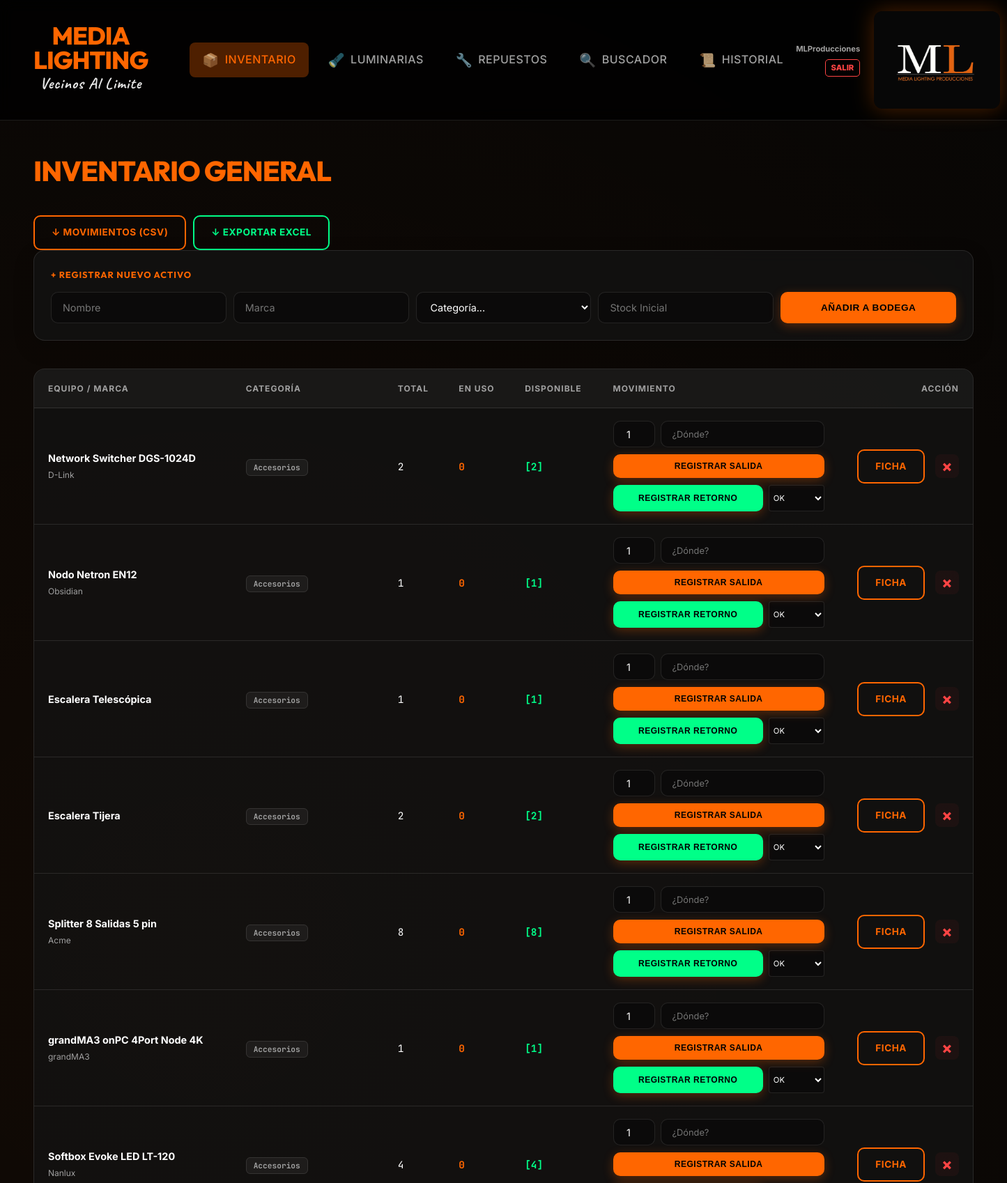
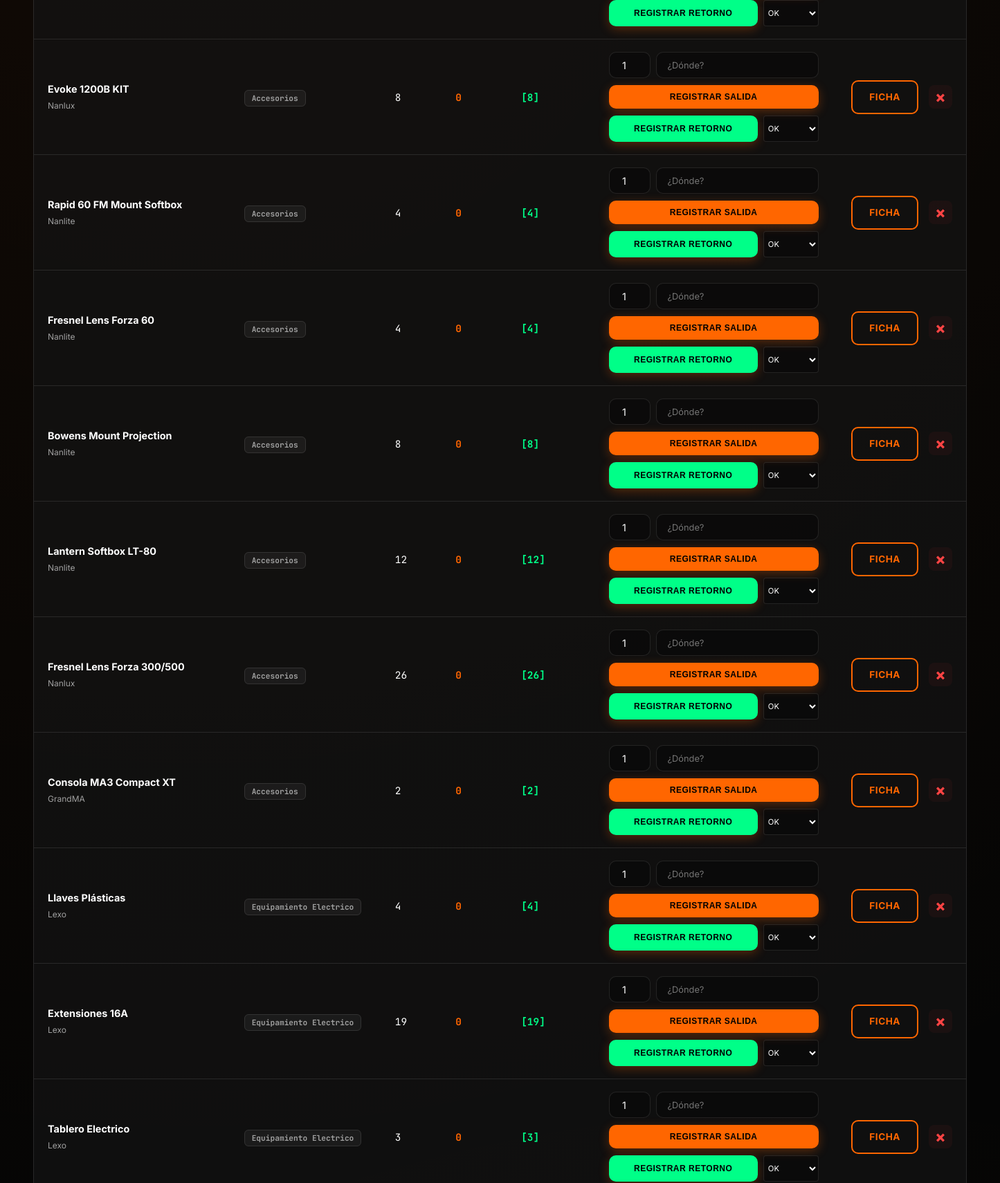
The app's page /inventario (signed in, upper part) with its own data (2 pictures, top to bottom).
### app.py (models this page shows)
class Equipo(db.Model):
    id = db.Column(db.Integer, primary_key=True)
    nombre = db.Column(db.String(100), nullable=False)
    categoria = db.Column(db.String(50), nullable=False)
    marca = db.Column(db.String(50))
    cantidad_total = db.Column(db.Integer, default=1)
    cantidad_en_uso = db.Column(db.Integer, default=0)
    fecha_ingreso = db.Column(db.String(10))
    observaciones = db.Column(db.Text, default="")
    danado = db.Column(db.Boolean, default=False) # Nuevo: Indicar si el equipo está dañado
    manual_filename = db.Column(db.String(200))
    gestion_individual = db.Column(db.Boolean, default=False) # True para equipos que se gestionan individualmente (ej: Luminarias)
    movimientos = db.relationship('Historial', backref='equipo', cascade="all, delete-orphan")
    documentos = db.relationship('Documento', backref='equipo', cascade="all, delete-orphan")
    compatibles = db.relationship(
        'Equipo',
        secondary='compatibilidad',
        primaryjoin='Equipo.id==compatibilidad.c.equipo_id',
        secondaryjoin='Equipo.id==compatibilidad.c.compatible_id',
        backref='es_compatible_con'
    )

### app.py (the view)
@app.route('/inventario')
@login_required
def index():
    equipos = Equipo.query.filter(Equipo.categoria != 'Luminarias').order_by(Equipo.id.desc()).all()
    ubicaciones = db.session.query(Historial.usuario).distinct().all()
    ubicaciones = sorted([u[0] for u in ubicaciones if u[0]])
    return render_template('index.html', equipos=equipos, categorias=CATEGORIAS, ubicaciones=ubicaciones)

### app.py (called while the page is built)
def login_required(f):
    @wraps(f)
    def decorated_function(*args, **kwargs):
        if 'user_id' not in session:
            flash("Por favor, inicia sesión para acceder.", "warning")
            return redirect(url_for('login'))
        return f(*args, **kwargs)
    return decorated_function

### templates/index.html (shortened to what this page needs)
{% extends "base.html" %}
{% block content %}
<div class="header-actions">
    <h1>INVENTARIO GENERAL</h1>
    <div style="display:flex; gap:10px;">
        <a href="/exportar_movimientos" class="btn-outline" style="color:var(--orange); border-color:var(--orange);">↓
            MOVIMIENTOS (CSV)</a>
        <a href="/exportar" class="btn-outline" style="color:var(--green); border-color:var(--green);">↓ EXPORTAR
            EXCEL</a>
    </div>
</div>
<div class="form-box" style="margin-bottom: 40px;">
    <h3 style="margin:0 0 15px 0; color:var(--orange); font-size: 0.8rem; letter-spacing:1px;">+ REGISTRAR NUEVO ACTIVO
    </h3>
    <form action="/add" method="POST"
        style="display: grid; grid-template-columns: repeat(auto-fit, minmax(150px, 1fr)); gap: 10px;">
        <input type="text" name="nom" placeholder="Nombre" required>
        <input type="text" name="mar" placeholder="Marca">
        <select name="cat" required>
            <option value="" disabled selected>Categoría...</option>
        </select>
        <input type="number" name="can" placeholder="Stock Inicial" required min="1">
        <button type="submit" class="btn-main">AÑADIR A BODEGA</button>
    </form>
</div>
<div class="table-container">
    <table>
        <thead>
            <tr>
                <th>EQUIPO / MARCA</th>
                <th>CATEGORÍA</th>
                <th>TOTAL</th>
                <th>EN USO</th>
                <th>DISPONIBLE</th>
                <th>MOVIMIENTO</th>
                <th style="text-align: right;">ACCIÓN</th>
            </tr>
        </thead>
        <tbody>
            {% for e in equipos %}
            {% if e.categoria == 'Luminarias' %}
            <tr style="{{ 'background:rgba(215, 0, 0, 0.1);' if e.cantidad_total == e.cantidad_en_uso }}">
                <td data-label="Equipo">
                    <span style="display:block; font-weight:700;">{{ e.nombre }}</span>
                    <small style="color:var(--text-dim)">{{ e.marca }}</small>
                </td>
                <td data-label="Categoría"><span class="badge" style="background: var(--orange); color: #000;">{{
                        e.categoria }}</span></td>
                <td data-label="Total" style="font-family: 'JetBrains Mono';">{{ e.cantidad_total }}</td>
                <td data-label="En Uso" style="color:var(--orange); font-family: 'JetBrains Mono'; font-weight:bold;">{{
                    e.cantidad_en_uso }}</td>
                <td data-label="Disponible"
                    style="font-family: 'JetBrains Mono'; font-weight: bold; color: {{ '#00ff88' if (e.cantidad_total - e.cantidad_en_uso) > 0 else '#ff4444' }}">
                    {{ e.cantidad_total - e.cantidad_en_uso }}
                </td>
                <td data-label="Movimiento" style="text-align: center;">
                    <a href="/equipo/{{ e.id }}/individuales" class="btn-outline" style="font-size: 0.8rem;">
                        IR A GESTIÓN
                    </a>
                </td>
                <td style="text-align: right;">
                    <div class="actions-list">
                        <a href="/equipo/{{ e.id }}?next=/" class="btn-outline">FICHA</a>
                    </div>
                </td>
            </tr>
            {% else %}
            {% set disp = e.cantidad_total - e.cantidad_en_uso %}
            <tr
                style="{{ 'background:rgba(215, 0, 0, 0.1);' if e.danado else ('opacity:0.6; background:rgba(255,0,0,0.05);' if disp == 0) }}">
                <td data-label="Equipo">
                    <span style="display:block; font-weight:700;">
                        {{ e.nombre }}
                    </span>
                    <small style="color:var(--text-dim)">{{ e.marca }}</small>
                </td>
                <td data-label="Categoría"><span class="badge">{{ e.categoria }}</span></td>
                <td data-label="Total" style="font-family: 'JetBrains Mono';">{{ e.cantidad_total }}</td>
                <td data-label="En Uso" style="color:var(--orange); font-family: 'JetBrains Mono'; font-weight:bold;">{{
                    e.cantidad_en_uso }}</td>
                <td data-label="Disponible"
                    style="font-family: 'JetBrains Mono'; font-weight: bold; color: {{ '#00ff88' if disp > 0 else '#ff4444' }}">
                    [{{ disp }}]
                </td>
                <td data-label="Movimiento">
                    <form method="POST" style="display:flex; flex-direction: column; gap:10px; min-width: 220px;">
                        <div style="display:flex; gap:8px;">
                            <input type="number" name="cant_lote" value="1" min="1" title="Cantidad"
                                style="width:60px; text-align: center; height: 38px;" required>
                            <input type="text" name="donde" list="list-ubicaciones" placeholder="¿Dónde?"
                                style="flex:1; height: 38px; font-size:0.8rem;" required>
                        </div>
                        <div style="display:flex; flex-direction: column; gap:10px;">
                            <button type="submit" formaction="/movimiento/{{ e.id }}/prestar" class="btn-main"
                                {{ 'disabled' if disp==0 }}
                                style="padding: 10px; font-size: 0.75rem; {{ 'filter:grayscale(1); opacity:0.5;' if disp == 0 }}">
                                REGISTRAR SALIDA
                            </button>
                            <div style="display:grid; grid-template-columns: 1fr 80px; gap: 8px;">
                                <button type="submit" formaction="/movimiento/{{ e.id }}/devolver" class="btn-main"
                                    style="background:var(--green); padding: 10px; font-size: 0.75rem;" {{ 'disabled' if
                                    e.cantidad_en_uso==0 }}>
                                    REGISTRAR RETORNO
                                </button>
                                <select name="estado_retorno"
                                    style="padding: 2px; font-size: 0.7rem; height: 38px; border-radius: 4px;">
                                    <option value="Buen Estado">OK</option>
                                </select>
                            </div>
                        </div>
                    </form>
                </td>
                <td style="text-align: right;">
                    <div class="actions-list">
                        <a href="/equipo/{{ e.id }}?next=/" class="btn-outline">FICHA</a>
                        <a href="/delete/{{ e.id }}" onclick="return confirm('¿Eliminar equipo?')" class="btn-delete"
                            title="Eliminar">&times;</a>
                    </div>
                </td>
            </tr>
            {% endif %}
            {% endfor %}
        </tbody>
    </table>
</div>
{% endblock %}

### static/style.css (style rules this page uses)
:root { --orange: #ff6600; --orange-glow: rgba(255, 102, 0, 0.3); --dark-bg: #050505; --card-bg: rgba(20, 20, 20, 0.7); --nav-bg: rgba(0, 0, 0, 0.8); --border: rgba(255, 255, 255, 0.1); --border-hover: rgba(255, 255, 255, 0.2); --text-main: #ffffff; --text-dim: #a0a0a0; --green: #00ff88; --red: #ff4444; --glass: blur(10px); }
.actions-list { display: flex; justify-content: flex-end; align-items: center; gap: 15px; }
.btn-delete { color: var(--red); text-decoration: none; font-size: 1.4rem; font-weight: 800; line-height: 1; width: 32px; height: 32px; display: flex; align-items: center; justify-content: center; border-radius: 8px; transition: all 0.2s ease; background: rgba(255, 68, 68, 0.05); border: 1px solid transparent; }
body { font-family: 'Inter', sans-serif; background-color: var(--dark-bg); background-image: radial-gradient(circle at 20% 20%, rgba(255, 102, 0, 0.05) 0%, transparent 40%), radial-gradient(circle at 80% 80%, rgba(255, 102, 0, 0.05) 0%, transparent 40%); color: var(--text-main); margin: 0; line-height: 1.6; overflow-x: hidden; animation: fadeInPage 0.5s ease-out; }
.card, .form-box { background: var(--card-bg); backdrop-filter: var(--glass); -webkit-backdrop-filter: var(--glass); border: 1px solid var(--border); border-radius: 16px; padding: 24px; box-shadow: 0 10px 30px rgba(0, 0, 0, 0.2); transition: border-color 0.3s ease; }
.table-container, .form-box, .card { backface-visibility: hidden; -webkit-backface-visibility: hidden; transform: translateZ(0); }
h1, h2, h3 { font-family: 'Outfit', sans-serif; margin-top: 0; }
h1 { color: var(--orange); font-size: 2.5rem; font-weight: 800; margin-bottom: 2rem; letter-spacing: -1px; }
.table-container { border-radius: 16px; overflow: hidden; border: 1px solid var(--border); background: var(--card-bg); margin-top: 20px; }
table { width: 100%; border-collapse: collapse; }
th { background: rgba(255, 255, 255, 0.03); color: var(--text-dim); padding: 18px 20px; text-align: left; font-size: 0.75rem; font-weight: 700; text-transform: uppercase; letter-spacing: 1px; border-bottom: 1px solid var(--border); }
td { padding: 18px 20px; border-bottom: 1px solid var(--border); font-size: 0.9rem; color: var(--text-main); }
.btn-main, .btn-outline { display: inline-flex; align-items: center; justify-content: center; padding: 12px 24px; border-radius: 10px; font-weight: 700; font-size: 0.85rem; text-transform: uppercase; letter-spacing: 0.5px; cursor: pointer; transition: all 0.3s cubic-bezier(0.4, 0, 0.2, 1); text-decoration: none; border: none; }
.btn-main { background: var(--orange); color: #000; box-shadow: 0 4px 15px var(--orange-glow); }
.btn-outline { background: transparent; color: var(--orange); border: 2px solid var(--orange); }
input, textarea, select { background: rgba(0, 0, 0, 0.3); border: 1px solid var(--border); color: white; padding: 12px 16px; border-radius: 10px; font-family: inherit; font-size: 0.9rem; transition: all 0.3s ease; width: 100%; box-sizing: border-box; }
select option { background: #1a1a1a; color: white; }
.badge { padding: 4px 10px; border-radius: 6px; font-size: 0.7rem; font-weight: 700; font-family: 'JetBrains Mono', monospace; background: rgba(255, 255, 255, 0.05); color: var(--text-dim); border: 1px solid var(--border); }

### records on screen
Equipo: nombre "Network Switcher DGS-1024D", marca "D-Link", categoria "Accesorios", cantidad_total "2", cantidad_en_uso "0"
Equipo: nombre "Nodo Netron EN12", marca "Obsidian", categoria "Accesorios", cantidad_total "1", cantidad_en_uso "0"
Equipo: nombre "Escalera Telescópica", categoria "Accesorios", cantidad_total "1", cantidad_en_uso "0"
Equipo: nombre "Escalera Tijera", categoria "Accesorios", cantidad_total "2", cantidad_en_uso "0"
Equipo: nombre "Splitter 8 Salidas 5 pin", marca "Acme", categoria "Accesorios", cantidad_total "8", cantidad_en_uso "0"
Equipo: nombre "grandMA3 onPC 4Port Node 4K", marca "grandMA3", categoria "Accesorios", cantidad_total "1", cantidad_en_uso "0"
Equipo: nombre "Softbox Evoke LED LT-120", marca "Nanlux", categoria "Accesorios", cantidad_total "4", cantidad_en_uso "0"
Equipo: nombre "Evoke 1200B KIT", marca "Nanlux", categoria "Accesorios", cantidad_total "8", cantidad_en_uso "0"
Equipo: nombre "Rapid 60 FM Mount Softbox", marca "Nanlite", categoria "Accesorios", cantidad_total "4", cantidad_en_uso "0"
Equipo: nombre "Fresnel Lens Forza 60", marca "Nanlite", categoria "Accesorios", cantidad_total "4", cantidad_en_uso "0"
Equipo: nombre "Bowens Mount Projection", marca "Nanlite", categoria "Accesorios", cantidad_total "8", cantidad_en_uso "0"
Equipo: nombre "Lantern Softbox LT-80", marca "Nanlite", categoria "Accesorios", cantidad_total "12", cantidad_en_uso "0"
Equipo: nombre "Fresnel Lens Forza 300/500", marca "Nanlux", categoria "Accesorios", cantidad_total "26", cantidad_en_uso "0"
Equipo: nombre "Consola MA3 Compact XT", marca "GrandMA", categoria "Accesorios", cantidad_total "2", cantidad_en_uso "0"
Equipo: nombre "Llaves Plásticas", marca "Lexo", categoria "Equipamiento Electrico", cantidad_total "4", cantidad_en_uso "0"
Equipo: nombre "Extensiones 16A", marca "Lexo", categoria "Equipamiento Electrico", cantidad_total "19", cantidad_en_uso "0"
Equipo: nombre "Tablero Electrico", marca "Lexo", categoria "Equipamiento Electrico", cantidad_total "3", cantidad_en_uso "0"

### other values on screen
{{ session['username'] }} "MLProducciones"
